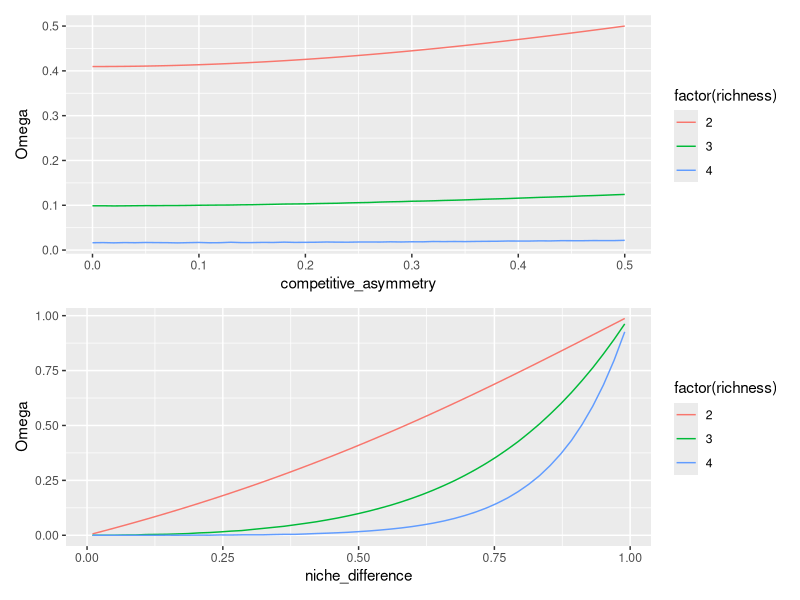

Here is the R script that generated this plot:
library(mvtnorm)
library(tidyverse)
library(patchwork)

# Showing the effect of fitness differences (competitive asymmetry) and 
# niche differences on the size of the feasible domain Omega 
# for three different levels of species richness


# based on https://doi.org/10.5061/dryad.v9f5s but returning Omega not log(Omega)
feasibility_domain = function(A) {
  
  n = nrow(A)
  Sigma = solve(t(A) %*% A)
  p = pmvnorm(mean = rep(0,n), sigma = Sigma, lower = rep(0,n), upper = rep(Inf,n))
  as.numeric(p) * 2^n
  
}

make_matrix_fitness = function(n, base, asymmetry) {
  
  g = outer(1:n, 1:n, FUN = function(i,j) (j-i)/(n-1))
  A = base + asymmetry * g
  diag(A) = 1
  A
  
}
make_matrix_fitness(3, .5, .4)
#      [,1] [,2] [,3]
# [1,]  1.0  0.7  0.9
# [2,]  0.3  1.0  0.7
# [3,]  0.1  0.3  1.0

comb = expand.grid(richness = 2:4,
                   asym = seq(0, .5, length.out = 51))

d1 = vector("list", nrow(comb))

for (i in 1:nrow(comb)) {
  
  n = comb$richness[i]
  j = comb$asym[i]
  
  A = make_matrix_fitness(n, .5, j)
  
  d1[[i]] = data.frame(competitive_asymmetry = j,
                       Omega = feasibility_domain(A),
                       richness = n)
}

p1 = bind_rows(d1) |> 
  ggplot(aes(competitive_asymmetry, Omega, colour = factor(richness))) +
  geom_line()


make_matrix_niche = function(n, niche_diff) {
  
  A = matrix(1 - niche_diff, nrow = n, ncol = n)
  diag(A) = 1
  A
}
make_matrix_niche(3, .5)
#      [,1] [,2] [,3]
# [1,]  1.0  0.5  0.5
# [2,]  0.5  1.0  0.5
# [3,]  0.5  0.5  1.0

comb = expand.grid(richness = 2:4,
                   niche_difference = seq(.01, .99, length.out = 51))
d2 = vector("list", nrow(comb))

for (i in seq_len(nrow(comb))) {
  
  n = comb$richness[i]
  nd = comb$niche_difference[i]
  
  A = make_matrix_niche(n, nd)
  
  d2[[i]] = data.frame(niche_difference = nd,
                       Omega = feasibility_domain(A),
                       richness = n)
}

p2 = bind_rows(d2) |> 
  ggplot(aes(niche_difference, Omega, colour = factor(richness))) +
  geom_line()

p1 / p2
